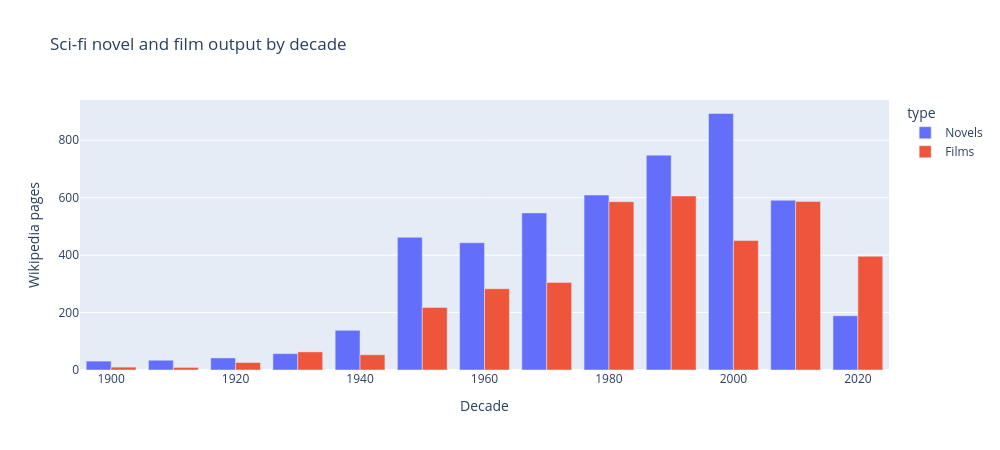

This figure's notebook cell:
### Markdown cell above
## 1  Output volume by decade

### Code cell
novels["decade"] = (novels["pub_year"].dropna().astype(int) // 10 * 10)
films["decade"]  = (films["release_year"].dropna().astype(int) // 10 * 10)

vol = pd.DataFrame({
    "Novels": novels.groupby("decade").size(),
    "Films":  films.groupby("decade").size(),
}).loc[1900:2030].fillna(0).astype(int)

fig = px.bar(
    vol.reset_index().melt(id_vars="decade", var_name="type", value_name="count"),
    x="decade", y="count", color="type", barmode="group",
    title="Sci-fi novel and film output by decade",
    labels={"decade": "Decade", "count": "Wikipedia pages"},
    width=1000, height=450,
)
fig.show()

### Figure 1 — Plotly figure (JSON) as saved in the notebook; plotly's stock layout.template omitted (floating-point values rounded to 4 significant figures)
{"data": [{"alignmentgroup": "True", "hovertemplate": "type=Novels<br>Decade=%{x}<br>Wikipedia pages=%{y}<extra></extra>", "legendgroup": "Novels", "marker": {"color": "#636efa", "pattern": {"shape": ""}}, "name": "Novels", "offsetgroup": "Novels", "orientation": "v", "showlegend": true, "textposition": "auto", "type": "bar", "x": [1900.0, 1910.0, 1920.0, 1930.0, 1940.0, 1950.0, 1960.0, 1970.0, 1980.0, 1990.0, 2000.0, 2010.0, 2020.0], "xaxis": "x", "y": [31, 34, 42, 57, 138, 462, 443, 547, 609, 748, 893, 591, 189], "yaxis": "y"}, {"alignmentgroup": "True", "hovertemplate": "type=Films<br>Decade=%{x}<br>Wikipedia pages=%{y}<extra></extra>", "legendgroup": "Films", "marker": {"color": "#EF553B", "pattern": {"shape": ""}}, "name": "Films", "offsetgroup": "Films", "orientation": "v", "showlegend": true, "textposition": "auto", "type": "bar", "x": [1900.0, 1910.0, 1920.0, 1930.0, 1940.0, 1950.0, 1960.0, 1970.0, 1980.0, 1990.0, 2000.0, 2010.0, 2020.0], "xaxis": "x", "y": [10, 9, 26, 63, 53, 218, 283, 305, 586, 606, 451, 587, 396], "yaxis": "y"}], "layout": {"barmode": "group", "height": 450, "legend": {"title": {"text": "type"}, "tracegroupgap": 0}, "title": {"text": "Sci-fi novel and film output by decade"}, "width": 1000, "xaxis": {"anchor": "y", "domain": [0, 1], "title": {"text": "Decade"}}, "yaxis": {"anchor": "x", "domain": [0, 1], "title": {"text": "Wikipedia pages"}}}}
